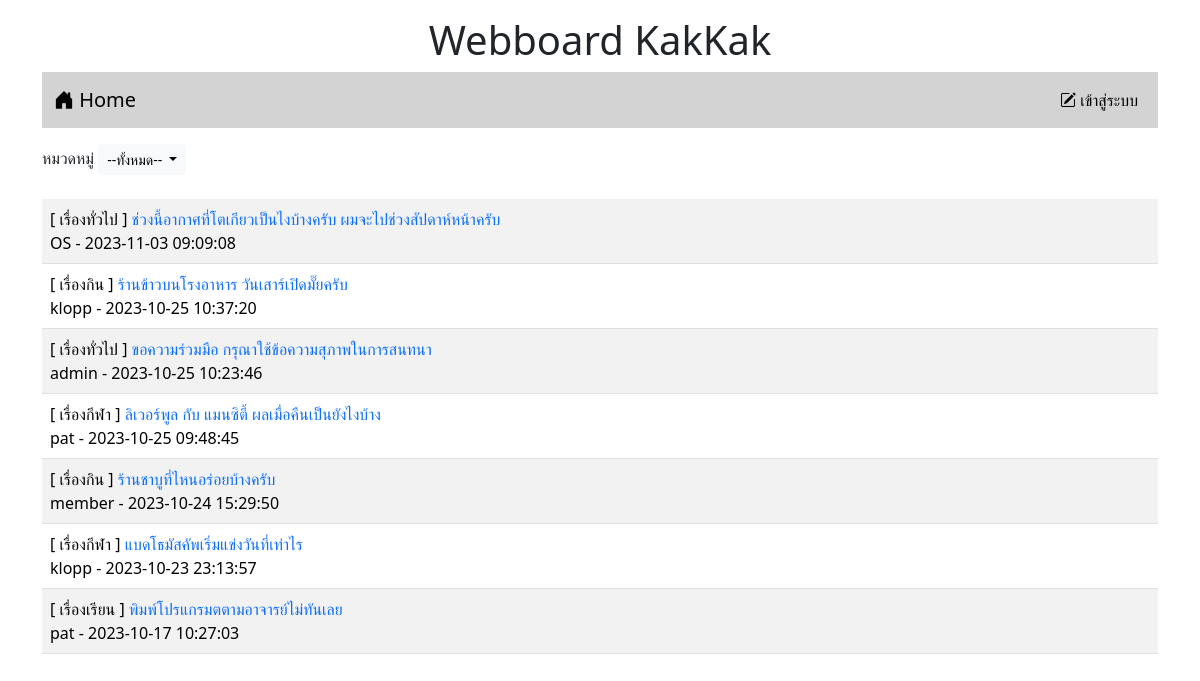
The page / on the database its author committed.
### tables this page shows
CREATE TABLE `post` (
  `id` int(11) NOT NULL,
  `title` varchar(128) NOT NULL,
  `content` varchar(2048) NOT NULL,
  `post_date` datetime NOT NULL,
  `cat_id` int(11) NOT NULL,
  `user_id` int(11) NOT NULL
);

CREATE TABLE `category` (
  `id` int(11) NOT NULL,
  `name` varchar(32) NOT NULL
);

CREATE TABLE `user` (
  `id` int(11) NOT NULL,
  `login` varchar(32) NOT NULL,
  `password` varchar(64) NOT NULL,
  `name` varchar(64) NOT NULL,
  `gender` char(1) NOT NULL,
  `email` varchar(32) NOT NULL,
  `role` char(1) NOT NULL
);

### index.php (the view, shortened to what this page needs)
<?php
    if(isset($_GET['name'])){
        $catname=$_GET['name'];
    }else{
        $catname='--ทั้งหมด--';
    }
?>
<!DOCTYPE html>
<html lang="en">
<head>
    <link href="https://cdn.jsdelivr.net/npm/bootstrap@5.3.1/dist/css/bootstrap.min.css" rel="stylesheet">
    <link rel="stylesheet" href="https://cdn.jsdelivr.net/npm/bootstrap-icons@1.10.5/font/bootstrap-icons.css">
</head>
<body>
    <div class="container">
    <h1 style="text-align: center;" class="mt-3">Webboard KakKak</h1>
    <?php include "nav.php" ?>
    <div class="mt-3 d-flex justify-content-between">
        <div>
            <label>หมวดหมู่</label>
            <span class="dropdown">
                <button class="btn btn-light btn-sm dropdown-toggle" type="button" data-bs-toggle="dropdown" aria-expanded="false">
                    <?php echo $catname; ?>
                </button>
                    <?php
                        $sql="SELECT * FROM category";
                    ?>
            </span>
        </div>
    </div>
    <table class="table table-striped mt-4">
        <?php
            $conn=new PDO("mysql:host=localhost;dbname=webboard;charset=utf8","root","");
            if (isset($_GET['catid'])){
                $catid=$_GET['catid'];
            $sql="SELECT t3.name,t1.title,t1.id,t2.login,t1.post_date,t1.user_id FROM post as t1
            INNER JOIN user as t2 ON (t1.user_id=t2.id)
            INNER JOIN category as t3 ON (t1.cat_id=t3.id) WHERE t1.cat_id=$catid and t2.role != 'b' ORDER BY t1.post_date DESC";
            }else{
            $sql="SELECT t3.name,t1.title,t1.id,t2.login,t1.post_date,t1.user_id FROM post as t1
            INNER JOIN user as t2 ON (t1.user_id=t2.id)
            INNER JOIN category as t3 ON (t1.cat_id=t3.id)  WHERE t2.role != 'b' ORDER BY t1.post_date DESC";
            }
            $result=$conn->query($sql);
            while($row = $result->fetch()){
                echo "<tr><td>[ $row[0] ] <a href=post.php?id=$row[2]
                style=text-decoration:none>$row[1]</a><br>$row[3] - $row[4]</td>";
                if (isset($_SESSION['id']) && ($_SESSION['role']=='a' || $_SESSION['user_id']==$row[5]) ){
                    echo "<td>";
                    echo "<a href=delete.php?id=$row[2]
                    class='btn btn-danger btn-sm mt-2 float-end me-3'
                    onclick='return myFunction()'>
                    <i class='bi bi-trash'></i></a>";
                    if($_SESSION['user_id']==$row[5]){
                        echo "<a href=editpost.php?id=$row[2]
                        class='btn btn-warning btn-sm mt-2 float-end me-2' >
                        <i class='bi bi-pencil-fill'></i></a>";
                    }
                    echo "</td>";
                }else{
                    echo "<td></td>";
                }
                echo "</tr>";
            }
        ?>
    </table>
    </div>
</body>
</html>

### nav.php (shortened to what this page needs)
<nav class="navbar navbar-expand-lg" style="background-color: #d3d3d3;">
  <div class="container-fluid">
    <a class="navbar-brand" href="index.php"><i class="bi bi-house-door-fill"></i> Home</a>
      <ul class="navbar-nav">
        <?php if (!isset($_SESSION['id'])){ ?>
        <li class="nav-item">
          <a class="nav-link active" aria-current="page" href="login.php"><i class="bi bi-pencil-square"></i> เข้าสู่ระบบ</a>
        </li>
        <?php }?>
      </ul>
  </div>
</nav>

### rows shown on the page
post: category.name "เรื่องทั่วไป", title "ช่วงนี้อากาศที่โตเกียวเป็นไงบ้างครับ ผมจะไปช่วงสัปดาห์หน้าครับ", user.login "OS", post_date "2023-11-03 09:09:08"
post: category.name "เรื่องกิน", title "ร้านข้าวบนโรงอาหาร วันเสาร์เปิดมั๊ยครับ", user.login "klopp", post_date "2023-10-25 10:37:20"
post: category.name "เรื่องทั่วไป", title "ขอความร่วมมือ กรุณาใช้ข้อความสุภาพในการสนทนา", user.login "admin", post_date "2023-10-25 10:23:46"
post: category.name "เรื่องกีฬา", title "ลิเวอร์พูล กับ แมนซิตี้ ผลเมื่อคืนเป็นยังไงบ้าง", user.login "pat", post_date "2023-10-25 09:48:45"
post: category.name "เรื่องกิน", title "ร้านชาบูที่ไหนอร่อยบ้างครับ", user.login "member", post_date "2023-10-24 15:29:50"
post: category.name "เรื่องกีฬา", title "แบดโธมัสคัพเริ่มแข่งวันที่เท่าไร", user.login "klopp", post_date "2023-10-23 23:13:57"
post: category.name "เรื่องเรียน", title "พิมพ์โปรแกรมตตามอาจารย์ไม่ทันเลย", user.login "pat", post_date "2023-10-17 10:27:03"

### other values the page prints
$catname "--ทั้งหมด--"
